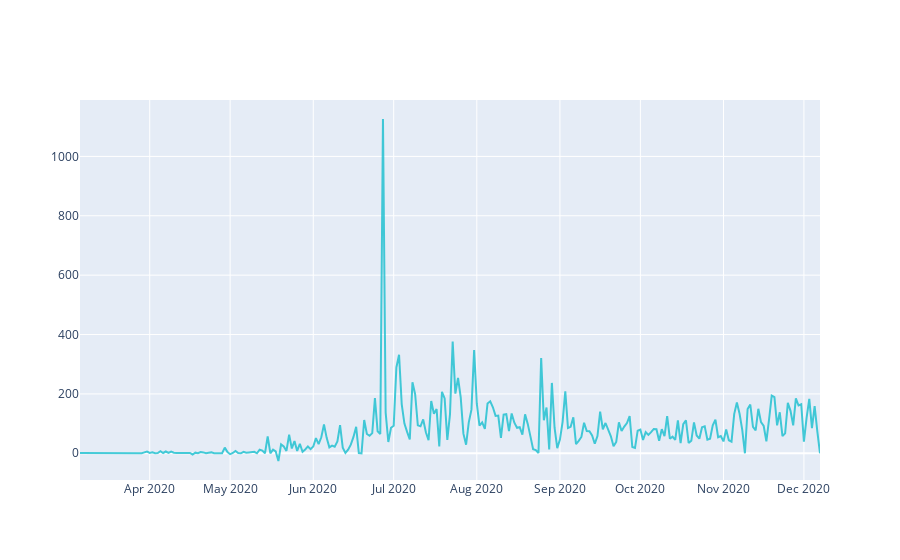

Notebook source saved alongside this figure:
### Code cell
data = [go.Scatter(
        x= dfConf[dfConf['cidade'] == 'Feira de Santana'].day,
        y= dfConf[dfConf['cidade'] == 'Feira de Santana'].confirmados_dia,
        name= "Confirmados",
        line= dict(color= '#17BECF'),
        opacity= 0.8 )]
py.iplot(data)

### Figure 1 — Plotly figure (JSON) as saved in the notebook; plotly's stock layout.template omitted (floating-point values rounded to 4 significant figures; data arrays with more than 128 entries replaced by an {"elided": "..."} marker saying what was removed)
{"data": [{"line": {"color": "#17BECF"}, "name": "Confirmados", "opacity": 0.8, "type": "scatter", "x": {"elided": "277 str values"}, "y": {"elided": "277 int values"}}], "layout": {}}
